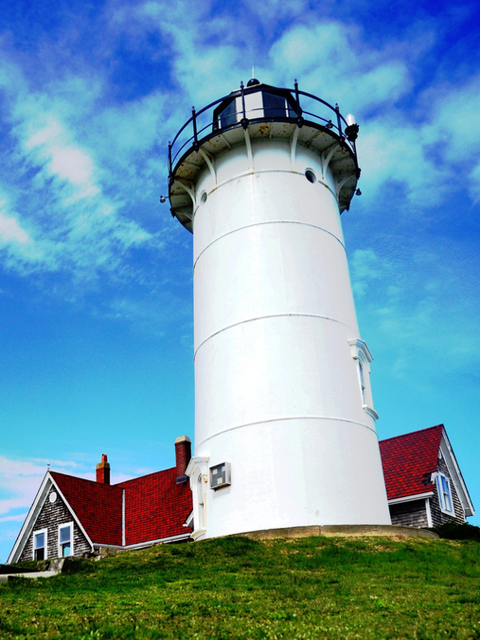
#> input picture data/img/Lighthouse.png, 480 x 640 px
$ python demo_FFT_MatrixMult2D.py   (older library calls are emulated)
#> lines starting #> are read from the running program, lines starting #| are printed output that depends on the picture
### iprs/utils/image.py
#!/usr/bin/env python
# -*- coding: utf-8 -*-
# @Date    : 2018-03-13 10:34:43
# @Author  : Yan Liu & Zhi Liu (zhiliu.mind@gmail.com)
# @Link    : http://iridescent.ink
# @Version : $1.0$
from __future__ import division, print_function, absolute_import
from skimage.io import imread as skimread
from skimage.io import imsave as skimsave
from skimage.transform import resize as skimresize

import numpy as np
import iprs


def imread(imgfile):
#> called with imgfile = '../../data/img/Lighthouse.png'
    return skimread(imgfile)
#> returned value is the input picture: shape (640, 480, 3); mean R, G, B 106.4, 150.1, 171.4


def imsave(outfile, img):
    print("Save to " + outfile)
    return skimsave(outfile, img)


# [117 lines left out: functions imadjust, imadjustlog, histeq, imresize, not called in this run]

### examples/dsp/demo_FFT_MatrixMult2D.py
#!/usr/bin/env python
# -*- coding: utf-8 -*-
# @Date    : 2017-07-06 10:38:13
# @Author  : Yan Liu & Zhi Liu (zhiliu.mind@gmail.com)
# @Link    : http://iridescent.ink
# @Version : $1.0$

import iprs
import numpy as np
import matplotlib.pyplot as plt

X = iprs.imread('../../data/img/Lighthouse.png')
X = X[:, :, 0]
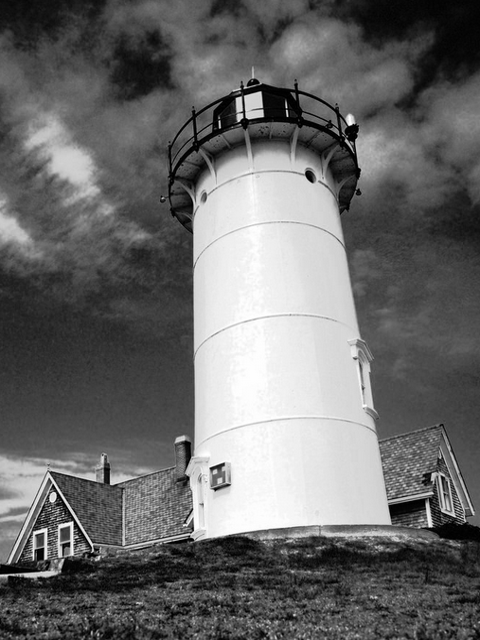
#> X: shape (640, 480); min 0, max 255, mean 106.4
H, W = X.shape
#> H = 640; W = 480

ftshift = True

#> (the run stopped early here; a loop or call above may not have finished)
